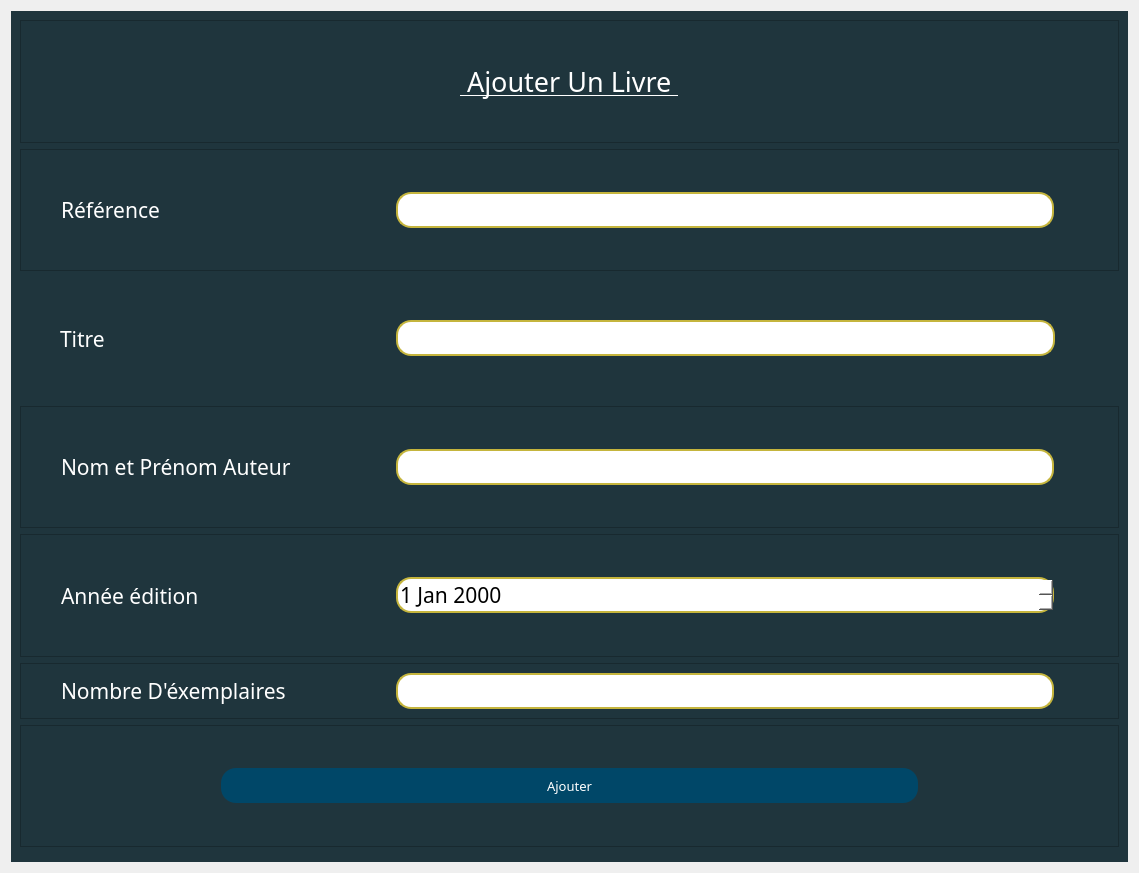
<?xml version="1.0" encoding="UTF-8"?>
<ui version="4.0">
 <class>Form</class>
 <widget class="QWidget" name="Form">
  <property name="geometry">
   <rect>
    <x>0</x>
    <y>0</y>
    <width>1139</width>
    <height>873</height>
   </rect>
  </property>
  <property name="windowTitle">
   <string>Form</string>
  </property>
  <property name="styleSheet">
   <string notr="true"/>
  </property>
  <layout class="QVBoxLayout" name="verticalLayout">
   <item>
    <widget class="QWidget" name="widget_2" native="true">
     <property name="styleSheet">
      <string notr="true">background-color: rgb(31, 53, 61);
color : rgb(255, 255, 255);

</string>
     </property>
     <layout class="QVBoxLayout" name="verticalLayout_4" stretch="2,2,2,2,2,0,2,0">
      <item>
       <widget class="QFrame" name="frame">
        <property name="cursor">
         <cursorShape>IBeamCursor</cursorShape>
        </property>
        <property name="frameShape">
         <enum>QFrame::StyledPanel</enum>
        </property>
        <property name="frameShadow">
         <enum>QFrame::Raised</enum>
        </property>
        <layout class="QVBoxLayout" name="verticalLayout_2">
         <item alignment="Qt::AlignHCenter|Qt::AlignVCenter">
          <widget class="QLabel" name="label">
           <property name="font">
            <font>
             <family>Forte</family>
             <pointsize>20</pointsize>
             <underline>true</underline>
            </font>
           </property>
           <property name="text">
            <string> Ajouter Un Livre </string>
           </property>
          </widget>
         </item>
        </layout>
       </widget>
      </item>
      <item>
       <widget class="QFrame" name="frame_2">
        <property name="font">
         <font>
          <family>Sitka Small</family>
          <pointsize>16</pointsize>
         </font>
        </property>
        <property name="frameShape">
         <enum>QFrame::StyledPanel</enum>
        </property>
        <property name="frameShadow">
         <enum>QFrame::Raised</enum>
        </property>
        <layout class="QHBoxLayout" name="horizontalLayout" stretch="1,2,0">
         <property name="leftMargin">
          <number>40</number>
         </property>
         <property name="topMargin">
          <number>11</number>
         </property>
         <property name="rightMargin">
          <number>50</number>
         </property>
         <property name="bottomMargin">
          <number>11</number>
         </property>
         <item>
          <widget class="QLabel" name="label_2">
           <property name="font">
            <font>
             <family>Sitka Small</family>
             <pointsize>16</pointsize>
             <weight>50</weight>
             <bold>false</bold>
            </font>
           </property>
           <property name="cursor">
            <cursorShape>IBeamCursor</cursorShape>
           </property>
           <property name="text">
            <string>Référence</string>
           </property>
          </widget>
         </item>
         <item>
          <widget class="QLineEdit" name="reference">
           <property name="font">
            <font>
             <family>Sitka Small</family>
             <pointsize>16</pointsize>
            </font>
           </property>
           <property name="styleSheet">
            <string notr="true">QLineEdit {
	border :2px solid ;
	border-radius : 15px;
	border-color: rgb(197, 181, 61);
	background-color: rgb(255, 255, 255);
	color :rgb(0, 0, 0);
}
QLineEdit:hover {
	border : 2px solid rgbrgb(97, 89, 30);
}

</string>
           </property>
           <property name="text">
            <string/>
           </property>
           <property name="maxLength">
            <number>3</number>
           </property>
          </widget>
         </item>
         <item>
          <widget class="QLabel" name="label_5">
           <property name="font">
            <font>
             <family>Sitka Small</family>
             <pointsize>10</pointsize>
            </font>
           </property>
           <property name="styleSheet">
            <string notr="true">color: rgb(209, 0, 0);</string>
           </property>
           <property name="text">
            <string/>
           </property>
          </widget>
         </item>
        </layout>
       </widget>
      </item>
      <item>
       <widget class="QWidget" name="widget" native="true">
        <property name="font">
         <font>
          <family>Sitka Small</family>
          <pointsize>16</pointsize>
         </font>
        </property>
        <layout class="QHBoxLayout" name="horizontalLayout_2" stretch="1,2,0">
         <property name="leftMargin">
          <number>40</number>
         </property>
         <property name="rightMargin">
          <number>50</number>
         </property>
         <item>
          <widget class="QLabel" name="label_3">
           <property name="font">
            <font>
             <family>Sitka Small</family>
             <pointsize>16</pointsize>
            </font>
           </property>
           <property name="cursor">
            <cursorShape>IBeamCursor</cursorShape>
           </property>
           <property name="text">
            <string>Titre</string>
           </property>
          </widget>
         </item>
         <item>
          <widget class="QLineEdit" name="titre">
           <property name="font">
            <font>
             <family>Sitka Small</family>
             <pointsize>16</pointsize>
            </font>
           </property>
           <property name="styleSheet">
            <string notr="true">QLineEdit {
	border :2px solid ;
	border-radius : 15px;
	border-color: rgb(197, 181, 61);
	background-color: rgb(255, 255, 255);
	color :rgb(0, 0, 0);
}
QLineEdit:hover {
	border : 2px solid rgbrgb(97, 89, 30);
}

</string>
           </property>
          </widget>
         </item>
         <item>
          <widget class="QLabel" name="label_6">
           <property name="font">
            <font>
             <family>Sitka Small</family>
             <pointsize>10</pointsize>
            </font>
           </property>
           <property name="styleSheet">
            <string notr="true">color: rgb(209, 0, 0);</string>
           </property>
           <property name="text">
            <string/>
           </property>
          </widget>
         </item>
        </layout>
       </widget>
      </item>
      <item>
       <widget class="QFrame" name="frame_6">
        <property name="font">
         <font>
          <family>Sitka Small</family>
          <pointsize>16</pointsize>
         </font>
        </property>
        <property name="frameShape">
         <enum>QFrame::StyledPanel</enum>
        </property>
        <property name="frameShadow">
         <enum>QFrame::Raised</enum>
        </property>
        <layout class="QHBoxLayout" name="horizontalLayout_3" stretch="1,2,0">
         <property name="leftMargin">
          <number>40</number>
         </property>
         <property name="rightMargin">
          <number>50</number>
         </property>
         <item>
          <widget class="QLabel" name="label_4">
           <property name="font">
            <font>
             <family>Sitka Small</family>
             <pointsize>16</pointsize>
            </font>
           </property>
           <property name="cursor">
            <cursorShape>IBeamCursor</cursorShape>
           </property>
           <property name="text">
            <string>Nom et Prénom Auteur</string>
           </property>
          </widget>
         </item>
         <item>
          <widget class="QLineEdit" name="nom">
           <property name="font">
            <font>
             <family>Sitka Small</family>
             <pointsize>16</pointsize>
            </font>
           </property>
           <property name="styleSheet">
            <string notr="true">QLineEdit {
	border :2px solid ;
	border-radius : 15px;
	border-color: rgb(197, 181, 61);
	background-color: rgb(255, 255, 255);
	color :rgb(0, 0, 0);
}
QLineEdit:hover {
	border : 2px solid rgbrgb(97, 89, 30);
}

</string>
           </property>
          </widget>
         </item>
         <item>
          <widget class="QLabel" name="label_9">
           <property name="font">
            <font>
             <family>Sitka Small</family>
             <pointsize>10</pointsize>
            </font>
           </property>
           <property name="styleSheet">
            <string notr="true">color: rgb(209, 0, 0);</string>
           </property>
           <property name="text">
            <string/>
           </property>
          </widget>
         </item>
        </layout>
       </widget>
      </item>
      <item>
       <widget class="QFrame" name="frame_5">
        <property name="font">
         <font>
          <family>Sitka Small</family>
          <pointsize>16</pointsize>
         </font>
        </property>
        <property name="frameShape">
         <enum>QFrame::StyledPanel</enum>
        </property>
        <property name="frameShadow">
         <enum>QFrame::Raised</enum>
        </property>
        <layout class="QHBoxLayout" name="horizontalLayout_6" stretch="1,2,0">
         <property name="leftMargin">
          <number>40</number>
         </property>
         <property name="rightMargin">
          <number>50</number>
         </property>
         <item>
          <widget class="QLabel" name="label_7">
           <property name="font">
            <font>
             <family>Sitka Small</family>
             <pointsize>16</pointsize>
            </font>
           </property>
           <property name="cursor">
            <cursorShape>IBeamCursor</cursorShape>
           </property>
           <property name="text">
            <string>Année édition</string>
           </property>
          </widget>
         </item>
         <item>
          <widget class="QDateEdit" name="dateEdit">
           <property name="font">
            <font>
             <family>Sitka Small</family>
             <pointsize>16</pointsize>
            </font>
           </property>
           <property name="styleSheet">
            <string notr="true">QDateEdit  {
	border :2px solid ;
	border-radius : 15px;
	border-color: rgb(197, 181, 61);
	background-color: rgb(255, 255, 255);
	color : rgb(0, 0, 0)
}
QDateEdit:hover {
	border : 2px solid rgbrgb(97, 89, 30);
}



</string>
           </property>
          </widget>
         </item>
         <item>
          <widget class="QLabel" name="label_10">
           <property name="font">
            <font>
             <family>Sitka Small</family>
             <pointsize>10</pointsize>
            </font>
           </property>
           <property name="styleSheet">
            <string notr="true">color: rgb(209, 0, 0);</string>
           </property>
           <property name="text">
            <string/>
           </property>
          </widget>
         </item>
        </layout>
       </widget>
      </item>
      <item>
       <widget class="QFrame" name="frame_7">
        <property name="font">
         <font>
          <family>Sitka Small</family>
          <pointsize>16</pointsize>
         </font>
        </property>
        <property name="frameShape">
         <enum>QFrame::StyledPanel</enum>
        </property>
        <property name="frameShadow">
         <enum>QFrame::Raised</enum>
        </property>
        <layout class="QHBoxLayout" name="horizontalLayout_7" stretch="1,2,0">
         <property name="leftMargin">
          <number>40</number>
         </property>
         <property name="rightMargin">
          <number>50</number>
         </property>
         <item>
          <widget class="QLabel" name="label_8">
           <property name="font">
            <font>
             <family>Sitka Small</family>
             <pointsize>16</pointsize>
            </font>
           </property>
           <property name="cursor">
            <cursorShape>IBeamCursor</cursorShape>
           </property>
           <property name="text">
            <string>Nombre D'éxemplaires</string>
           </property>
          </widget>
         </item>
         <item>
          <widget class="QLineEdit" name="nbr">
           <property name="font">
            <font>
             <family>Sitka Small</family>
             <pointsize>16</pointsize>
            </font>
           </property>
           <property name="styleSheet">
            <string notr="true">QLineEdit {
	border :2px solid ;
	border-radius : 15px;
	border-color: rgb(197, 181, 61);
	background-color: rgb(255, 255, 255);
	color :rgb(0, 0, 0);
}
QLineEdit:hover {
	border : 2px solid rgbrgb(97, 89, 30);
}

</string>
           </property>
           <property name="inputMask">
            <string>99</string>
           </property>
           <property name="text">
            <string/>
           </property>
           <property name="maxLength">
            <number>2</number>
           </property>
           <property name="cursorPosition">
            <number>2</number>
           </property>
           <property name="cursorMoveStyle">
            <enum>Qt::VisualMoveStyle</enum>
           </property>
           <property name="clearButtonEnabled">
            <bool>false</bool>
           </property>
          </widget>
         </item>
         <item>
          <widget class="QLabel" name="label_11">
           <property name="font">
            <font>
             <family>Sitka Small</family>
             <pointsize>10</pointsize>
            </font>
           </property>
           <property name="styleSheet">
            <string notr="true">color: rgb(209, 0, 0);</string>
           </property>
           <property name="text">
            <string/>
           </property>
          </widget>
         </item>
        </layout>
       </widget>
      </item>
      <item>
       <widget class="QFrame" name="frame_10">
        <property name="frameShape">
         <enum>QFrame::StyledPanel</enum>
        </property>
        <property name="frameShadow">
         <enum>QFrame::Raised</enum>
        </property>
        <layout class="QVBoxLayout" name="verticalLayout_3">
         <property name="leftMargin">
          <number>200</number>
         </property>
         <property name="rightMargin">
          <number>200</number>
         </property>
         <item>
          <widget class="QPushButton" name="pushButton">
           <property name="font">
            <font>
             <family>Sitka Small</family>
             <pointsize>10</pointsize>
            </font>
           </property>
           <property name="cursor">
            <cursorShape>PointingHandCursor</cursorShape>
           </property>
           <property name="styleSheet">
            <string notr="true">QPushButton{
	height : 35px;
	background-color :rgb(0, 71, 104);
	border-radius : 15px;
}


QPushButton:hover{
	background-color: rgb(0, 92, 157);
}</string>
           </property>
           <property name="text">
            <string>Ajouter</string>
           </property>
          </widget>
         </item>
        </layout>
       </widget>
      </item>
      <item>
       <widget class="QFrame" name="frame_3">
        <property name="frameShape">
         <enum>QFrame::StyledPanel</enum>
        </property>
        <property name="frameShadow">
         <enum>QFrame::Raised</enum>
        </property>
       </widget>
      </item>
     </layout>
    </widget>
   </item>
  </layout>
 </widget>
 <resources>
  <include location="../Etudiant/etudiant.qrc"/>
 </resources>
 <connections/>
</ui>
